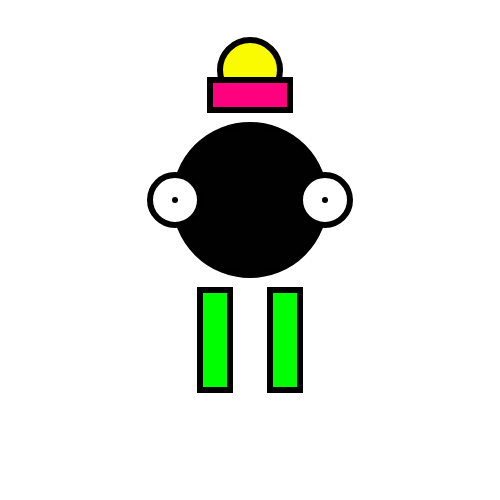
Frame 1 (no input)
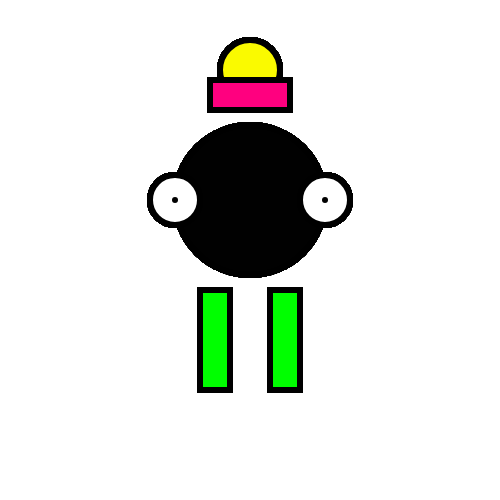
Frame 60 (no input)
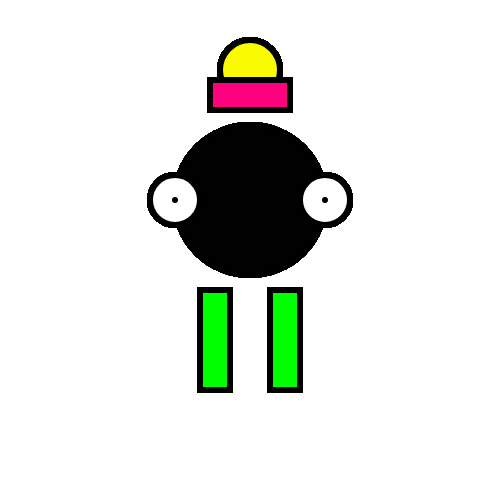
Frame 120 (the mouse pressed at the canvas centre since frame 60)

The p5.js sketch that drew these frames (run headless with seeded random() and noise() and a simulated clock; from frame 60 on, the mouse is pressed at the canvas centre):

// p5.js sketch
// ── sketch.js
function setup()
{
	//create a canvas for the robot
	createCanvas(500, 500);
}

function draw()
{
	strokeWeight(6);

	//robots head
	fill(1);
	// rect(100, 100, 300, 300, 20);
	ellipse(250, 200, 150, 150);
	//ellipse(300, 200, 150, 150);


	//robots antenna
	fill(250, 250, 0);
	ellipse(250, 70, 60, 60);

	fill(255, 0, 127);
	rect(210, 80, 80, 30);

	//robots eyes
	fill(255);
	ellipse(175, 200, 50, 50);
	point(175, 200);
	ellipse(325, 200, 50, 50);
	point(325, 200);

	/* robots mouth
	fill(255, 153, 153);
	beginShape();
	vertex(175, 340);
	vertex(200, 370);
	vertex(225, 340);
	vertex(250, 370);
	vertex(275, 340);
	vertex(300, 370);
	vertex(325, 340);
	endShape(); */
	
	
	//robots nose
	fill(0, 255, 0);
	// ellipse(250, 250, 80, 80)
	// triangle(250, 220, 200, 300, 300, 300);

	//robots ears
	rect(270, 290, 30, 100);
	rect(200, 290, 30, 100);

	
}
